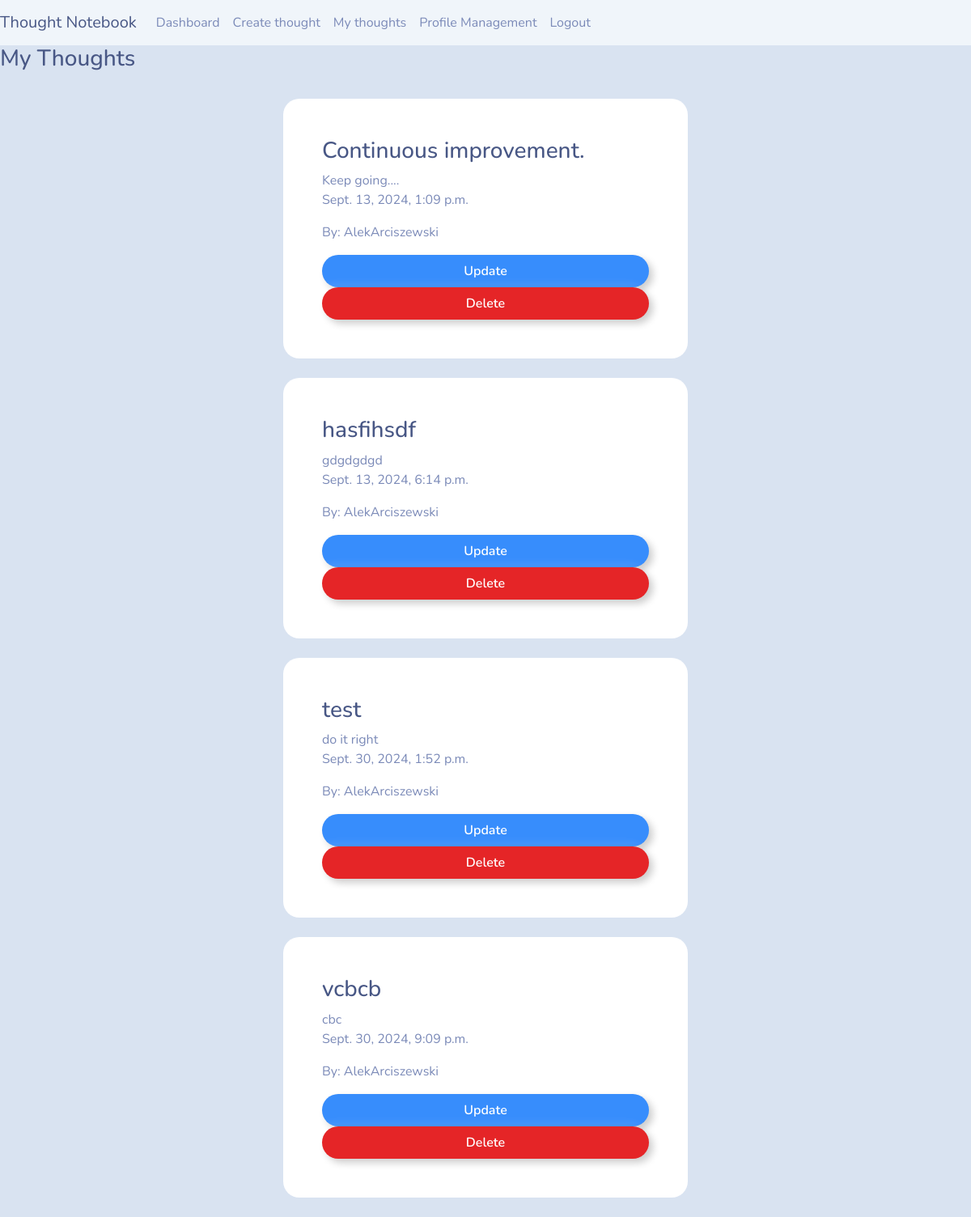
Screenshot of /my_thoughts (signed in) with the database file from the repository.
### journal/models.py (models this page shows)
class Thought(models.Model):
    title = models.CharField(max_length=150)
    content = models.CharField(max_length=400)
    date_posted = models.DateTimeField(auto_now_add=True)
    user = models.ForeignKey(User, max_length=30, on_delete=models.CASCADE, null=True)

### journal/views.py (the view)
# urls.py: path("my_thoughts", views.my_thoughts, name="my_thoughts"),
@login_required(login_url='my_login')
def my_thoughts(request):
    current_user =  request.user.id
    thought = Thought.objects.all().filter(user=current_user)
    context = { 'AllThoughts': thought   }
    return render(request,'journal/my_thoughts.html', context )

### journal/templates/journal/my_thoughts.html (shortened to what this page needs)
{% extends 'journal/navbar.html' %}
{% load static %}
{% block content %}
    <h3>My Thoughts</h3>
    <head>
    </head>
    {% for thought in AllThoughts %}
        <div class="container bg-white shadow-md p-5 form-layout">
            <h3>{{ thought.title }}</h3>
            {{ thought.content }}
            <p>{{ thought.date_posted }}</p>
            <p>By: {{ thought.user }}</p>
            <a class="btn btn-outline-primary btn-md w-100 btn-block p-2"
                href="{% url 'update_thought' thought.id %}">Update</a>
            <a class="btn btn-outline-danger btn-md w-100 btn-block p-2" href="{% url 'delete_thought' thought.id %}">Delete</a>
        </div>
    <br>
    {% endfor %}
{% endblock %}

### static/css/styles.css (style rules this page uses)
.form-layout { border-radius: 20px; width: 500px; }

### rows the page displays
Thought: title "Continuous improvement.", content "Keep going....", date_posted "Sept. 13, 2024, 1:09 p.m.", user "AlekArciszewski"
Thought: title "hasfihsdf", content "gdgdgdgd", date_posted "Sept. 13, 2024, 6:14 p.m.", user "AlekArciszewski"
Thought: title "test", content "do it right", date_posted "Sept. 30, 2024, 1:52 p.m.", user "AlekArciszewski"
Thought: title "vcbcb", content "cbc", date_posted "Sept. 30, 2024, 9:09 p.m.", user "AlekArciszewski"
